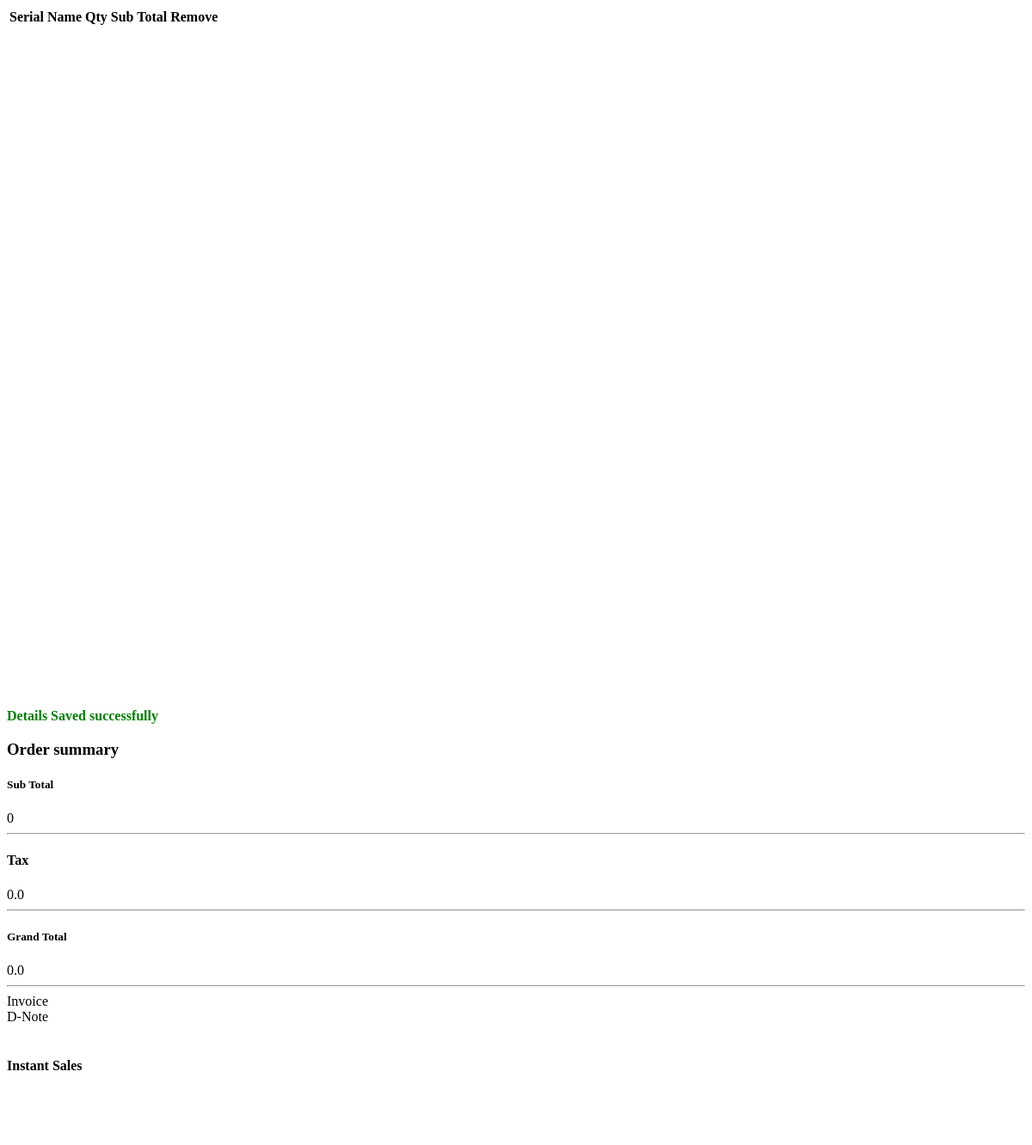
Page /store/customer-invoice-details/ on the earlier database version.
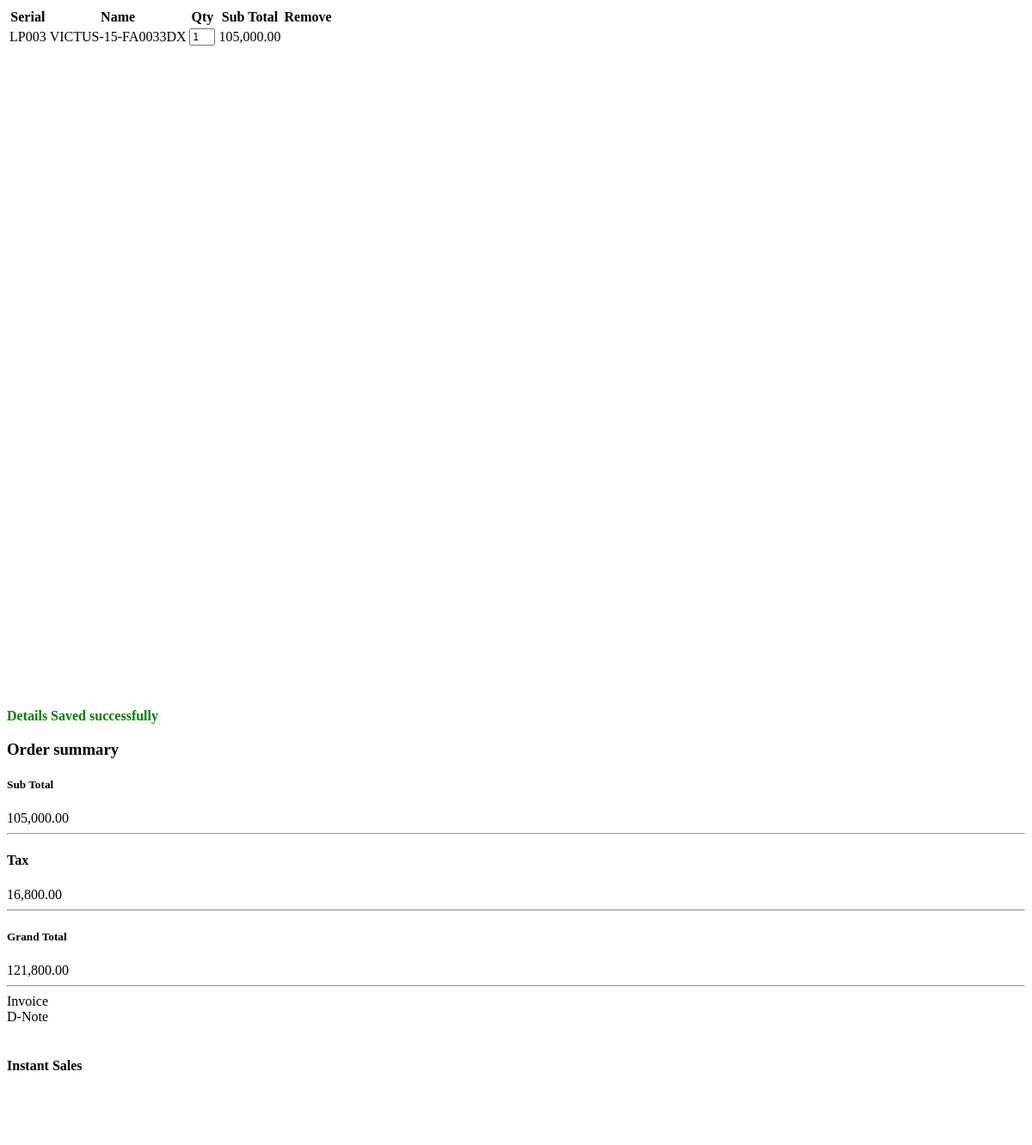
Same page on the later database version.
### manager/models.py (models this page shows)
class StoreSales(models.Model):
    product = models.ForeignKey(ProductBuild, on_delete=models.CASCADE)
    quantity = models.IntegerField()
    price = models.DecimalField(max_digits=10, decimal_places=2, )
    tax= models.DecimalField(max_digits=10,default=16.00, decimal_places=2)
    date = models.DateField(auto_now=True)
    created_by = models.ForeignKey(User, on_delete=models.CASCADE)
    status = models.CharField(max_length=200,choices=(('cart','cart'),('ínvoiced','invoiced'),('sold','sold'),('in-stock','in-stock'),('returned','returned'),('delivered','delivered'),('Sold & Delivered','Sold & Delivered')))
    class Meta:
        verbose_name_plural = "Store Sales"

### ecommerce/models.py (models this page shows, shortened)
class ProductBuild(models.Model):
    serial1 = models.CharField(max_length=100)
    serial2 = models.CharField(max_length=100,null=True,blank=True)
    category = models.ForeignKey(ProductCategory,on_delete=models.CASCADE)
    sub_category = models.ForeignKey(ProductSubCategory,on_delete=models.CASCADE,blank=True,null=True)
    brand = models.ForeignKey(ProductBrand,on_delete=models.CASCADE)
    model = models.ForeignKey(ProductModel,on_delete=models.CASCADE)
    origin = models.ForeignKey(ProductOrigin,on_delete=models.CASCADE)
    features = models.ManyToManyField(ProductFeatures)
    processor = models.ForeignKey(ProductProcessor,on_delete=models.CASCADE,blank=True,null=True)
    generation = models.ForeignKey(ProductGeneration,on_delete=models.CASCADE,blank=True,null=True)
    memory = models.ForeignKey(ProductMemory,on_delete=models.CASCADE,blank=True,null=True)
    images = models.ManyToManyField(ProductImages)
    cost = models.DecimalField(max_digits=10, decimal_places=2)
    price = models.DecimalField(max_digits=10, decimal_places=2)
    disty_price = models.DecimalField(max_digits=10, decimal_places=2,default=0.0)
    was = models.DecimalField(max_digits=10, decimal_places=2,null=True,blank=True)
    tax= models.DecimalField(max_digits=10,default=16.00, decimal_places=2)
    status = models.CharField(max_length=200,choices=(('in-stock','in-stock'),('out-stock','out-stock'),('low','low')))
    stage = models.CharField(max_length=100,default='in-stock',choices=(('in-stock','in-stock'),('sold','sold'),('returned','returned')))
    overview = models.TextField()
    created_on = models.DateTimeField(auto_now_add=True)
    updated_on = models.DateTimeField(auto_now=True)
    created_by = models.ForeignKey(User, blank=True, null=True, on_delete=models.SET_NULL)
    def __str__(self):
        return self.model.name
    class Meta:
        verbose_name_plural = "Create Product"

class ProductModel(models.Model):
    name = models.CharField(max_length=100)
    SKU = models.CharField(max_length=100)
    class Meta:
        verbose_name_plural = 'Product Models'

### manager/views.py (the view, shortened to what this page needs)
# urls.py: path('customer-invoice-details/', customer_invoice_details, name="manager-customer-invoice-details"),
@csrf_exempt
def customer_invoice_details(request):
    resp = '<strong style="color:green">Details Saved successfully</strong>'
    sales,totals = get_sales_data('cart')
    contxt = {"sales":sales,"totals":totals,"resp":resp}
    return render(request, 'manager/shop-counter-change.html',contxt)

### ecommerce/context_processors.py (called while the page is built)
def cart(request):
    return {
        'cart':ShopCart(request)
    }

def show_products(request):
    products = ProductBuild.objects.all()
    print(products)
    category = ProductCategory.objects.all()
    contxt = {
        'products':products,
        'category':category
    }
    return contxt

def show_org_profile(request):
    profile = cache.get('org-profile')
    if profile is None:
        profile = OrgProfile.objects.all()
        cache.set('org-profile', profile, timeout=2400)
    if len(profile) > 0:
        profile = profile[0]
    contxt = {
        'profile':profile
    }
    return contxt

### manager/data_ops.py (called while the page is built)
def get_sales_data(status):
    sales  = StoreSales.objects.filter(status=status)
    subtotal = round(sum([i.price for i in sales]),2)
    tax = round((subtotal*sales[0].tax)/100 if len(sales) > 0 else 0.00,2)
    total = tax  + subtotal
    total = round(total,2)
    totals  = {'tax':tax,'subtotal':subtotal,'total':total}
    return sales,totals

### manager/templates/manager/shop-counter-change.html (shortened to what this page needs)
{% load humanize %}
<div class="col-lg-8 col-sm-8">
    <div class="row" style="overflow-y:auto; height:800px;">
        <table class="table">
            <thead>
                <tr>
                    <th>Serial</th>
                    <th>Name</th>
                    <th>Qty</th>
                    <th>Sub Total</th>
                    <th>Remove</th>
                </tr>
            </thead>
            <tbody>
                {% for sale in sales %}
                <tr>
                    <td>
                        {{sale.product.serial1}}
                    </td>
                    <td>
                        {{sale.product.model.name}}
                    </td>
                    <td class="quantity-box">
                        <div class="input-group">
                            <input class="form-control" style="width:30px; font-size:12px;" value="{{sale.quantity}}" type="text" id="item_qty" >
                        </div>
                    </td>
                    <td>{{sale.price}}</td>
                    <td>
                    </td>
                </tr>
                {% endfor %}
            </tbody>
        </table>
    </div>
</div>
<div class="col-lg-4 col-sm-4">
    <div class="order-box">
        <p id="cusResp">{{resp|safe}}</p>
        <h3>Order summary</h3>
        <div class="d-flex gr-total">
            <h5>Sub Total</h5>
            <div class="ml-auto h5"> {{totals.subtotal}}</div>
        </div>
        <hr class="my-1">
        <div class="d-flex">
            <h4>Tax</h4>
            <div class="ml-auto font-weight-bold">{{totals.tax}}</div>
        </div>
        <hr>
        <div class="d-flex gr-total">
            <h5>Grand Total</h5>
            <div class="ml-auto h5"> {{totals.total}}</div>
        </div>
        <hr> </div>
        <div class="row">
            <div class="col-6 d-flex shopping-box">
                <a onclick="showInvoiceModal();" class="btn btn-outline">Invoice</a>
            </div>
            <div class="col-6 d-flex shopping-box">
                <a onclick="genReceipt()" class="ml-auto btn hvr-hover">D-Note</a>
            </div>
        </div>
        <br>
        <h4>Instant Sales </h4>
        <br>
        <div class="row">
                <div class="col-5 d-flex shopping-box">
                    <a onclick="genReceipt()" class="btn btn-primary" style="color:white;">Receipt</a>
                </div>
                <div class="col-5 d-flex shopping-box">
                    <a hx-get="{% url 'manager-complete-instant-sales' %}" hx-target="#salesPage" hx-indicator="#completeInstantSales"  class="btn btn-success" style="color:white;">
                    </a>
                </div>
        </div>
</div>

Differences in the rows shown:
added StoreSales: product.serial1 "LP003", product.model.name "VICTUS-15-FA0033DX", quantity "1", price "105,000.00"
Other differences:
{{ totals.subtotal }}: "0" → "105,000.00"
{{ totals.tax }}: "0.0" → "16,800.00"
{{ totals.total }}: "0.0" → "121,800.00"
